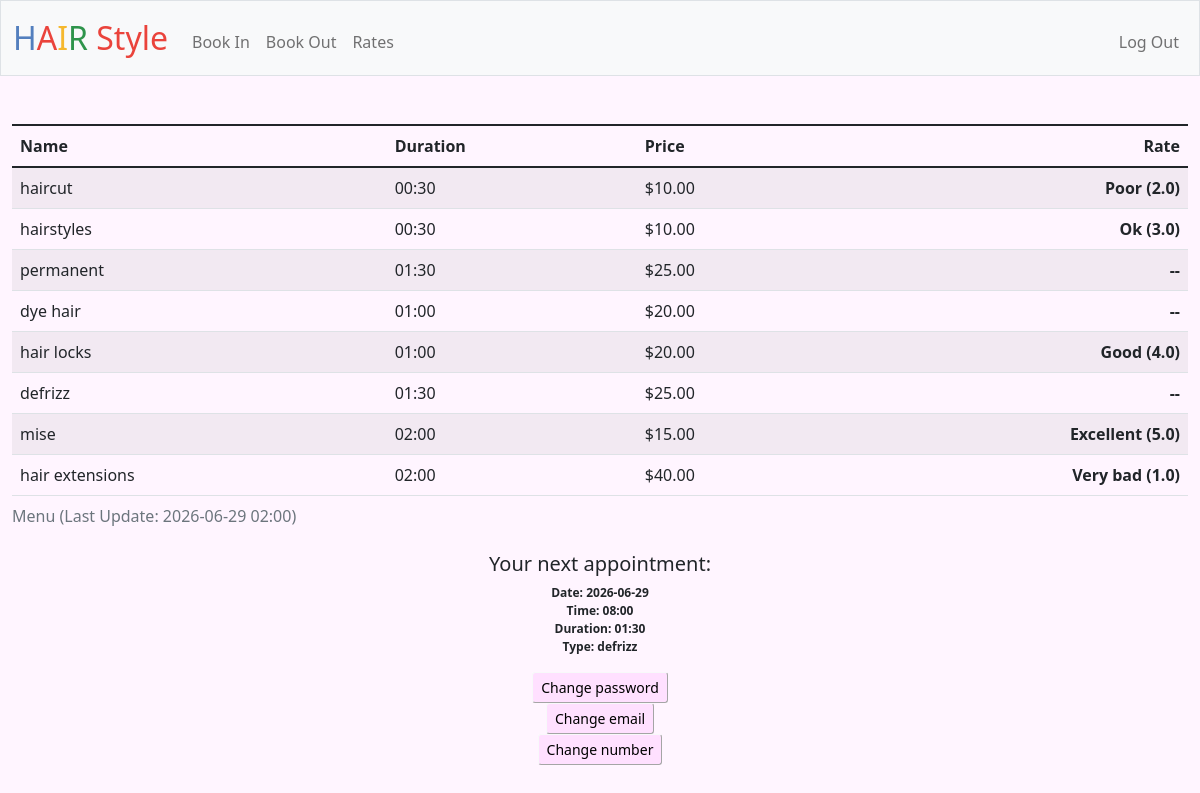
The app's page / (signed in) with its own data.
### tables this page shows
CREATE TABLE menu
(
id INTEGER PRIMARY KEY AUTOINCREMENT NOT NULL, 
name TEXT NOT NULL,
price NUMERIC NOT NULL,
time NUMERIC NOT NULL,
rate INTEGER CHECK(rate > 0 AND rate <= 5));

### app.py (the view, shortened to what this page needs)
@app.route("/")
@login_required
def index():
    info = db.execute("SELECT id, name, price, time AS duration, rate FROM menu;")
    now = datetime.now(timezone("Europe/Lisbon"))
    date_now_2 = now.strftime('%Y%m%d%H%M')
    date_now = now.strftime('%Y-%m-%d')
    date_now_2 = float(int(date_now_2[0:8]) + int(date_now_2[8:12]) / 2400.0)
    with open('date.txt') as f:
        line = f.readline()
    next_appoint = db.execute("SELECT MIN(CAST(REPLACE(appointment.date, '-', '') AS decimal) + (appointment.hour_minute) / 24.0) AS min, menu.name, menu.time AS duration, appointment.date, appointment.hour_minute AS time FROM (appointment, menu) WHERE user_id = ? AND appointment.style_id = menu.id AND CAST(REPLACE(appointment.date, '-', '') AS decimal) + (appointment.hour_minute) / 24.0 >= ?;", session["user_id"], date_now_2)
    if not next_appoint[0]["min"]:
        next_appoint = None
    return render_template("portfolio.html", info=info, appointment=next_appoint, last_update=line)

### app.py (called while the page is built)
@app.after_request
def after_request(response):
    response.headers["Cache-Control"] = "no-cache, no-store, must-revalidate"
    response.headers["Expires"] = 0
    response.headers["Pragma"] = "no-cache"
    return response

### helpers.py (called while the page is built)
def login_required(f):
    @wraps(f)
    def decorated_function(*args, **kwargs):
        if session.get("user_id") is None:
            return redirect("/login")
        return f(*args, **kwargs)
    return decorated_function

def usd(value):
    return f"${value:,.2f}"

def time(value):
    hour = int(value)
    minute = int((value - hour) * 60)
    return f"{hour:02d}:{minute:02d}"

def rate_to_name(rate):
    if rate == None:
        return "--"
    return f"{RATES_NAMES[round(rate)]} ({rate:,.1f})"

### templates/portfolio.html (shortened to what this page needs)
{% extends "layout.html" %}
{% block main %}
    <table class="table table-striped">
    <caption>Menu (Last Update: {{ last_update }})</caption>
        <thead>
            <tr>
                <th class="text-start">Name</th>
                <th class="text-start">Duration</th>
                <th class="text-start">Price</th>
                <th class="text-end">Rate</th>
            </tr>
        </thead>
        <tbody>
            {% for type in info %}
            <tr>
                <td class="text-start">{{ type["name"] }}</td>
                <td class="text-start">{{ type["duration"] | time }}</td>
                <td class="text-start">{{ type["price"] | usd }}</td>
                <th class="text-end">{{ type["rate"] | rate_to_name }}</th>
            </tr>
            {% endfor %}
        </tbody>
    </table>
    {% if appointment %}
        <div style="font-size: 12px">
            <h5>Your next appointment:</h5>
            <dl>
                <dt>Date: {{ appointment[0]["date"] }}</dt>
                <dt>Time: {{ appointment[0]["time"] | time }}</dt>
                <dt>Duration: {{ appointment[0]["duration"] | time }}</dt>
                <dt>Type: {{ appointment[0]["name"] }}</dt>
            </dl>
        </div>
    {% else %}
        <div style="font-size: 12px">
            <p>Don't have any next appoinment (schedule one :D)</p>
        </div>
    {% endif %}
    <div>
        <form action="/password" method="get">
            <button class="btn btn-light btn-sm" type="submit">Change password</button>
        </form>
        <form action="/email" method="get">
            <button class="btn btn-light btn-sm" type="submit">Change email</button>
        </form>
        <form action="/number" method="get">
            <button class="btn btn-light btn-sm" type="submit">Change number</button>
        </form>
    </div>
{% endblock %}

### static/styles.css (style rules this page uses)
button.btn { background-color: #ffe0ff; border-style: outset; }
body { background-color: #fff5ff; }

### records on screen
menu: name "haircut", duration "00:30", price "$10.00", rate|rate_to_name "Poor (2.0)"
menu: name "hairstyles", duration "00:30", price "$10.00", rate|rate_to_name "Ok (3.0)"
menu: name "permanent", duration "01:30", price "$25.00", rate|rate_to_name "--"
menu: name "dye hair", duration "01:00", price "$20.00", rate|rate_to_name "--"
menu: name "hair locks", duration "01:00", price "$20.00", rate|rate_to_name "Good (4.0)"
menu: name "defrizz", duration "01:30", price "$25.00", rate|rate_to_name "--"
menu: name "mise", duration "02:00", price "$15.00", rate|rate_to_name "Excellent (5.0)"
menu: name "hair extensions", duration "02:00", price "$40.00", rate|rate_to_name "Very bad (1.0)"

### other values on screen
{{ last_update }} "2026-06-29 02:00"
{{ appointment[0]["date"] }} "2026-06-29"
{{ appointment[0]["time"] | time }} "08:00"
{{ appointment[0]["duration"] | time }} "01:30"
